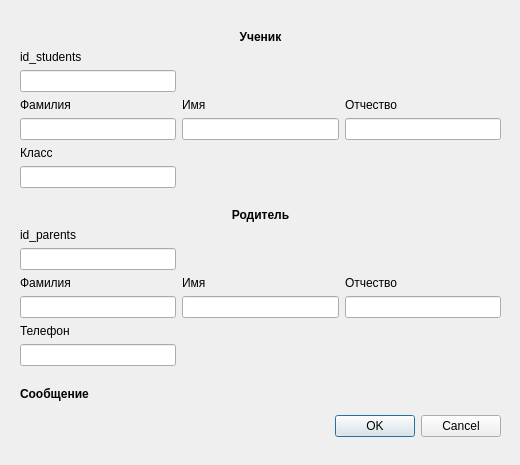
<?xml version="1.0" encoding="UTF-8"?>
<ui version="4.0">
 <class>Dialog_add_student</class>
 <widget class="QDialog" name="Dialog_add_student">
  <property name="geometry">
   <rect>
    <x>0</x>
    <y>0</y>
    <width>520</width>
    <height>465</height>
   </rect>
  </property>
  <property name="windowTitle">
   <string>Новый ученик</string>
  </property>
  <widget class="QDialogButtonBox" name="buttonBox">
   <property name="geometry">
    <rect>
     <x>20</x>
     <y>410</y>
     <width>481</width>
     <height>32</height>
    </rect>
   </property>
   <property name="orientation">
    <enum>Qt::Horizontal</enum>
   </property>
   <property name="standardButtons">
    <set>QDialogButtonBox::Cancel|QDialogButtonBox::Ok</set>
   </property>
  </widget>
  <widget class="QWidget" name="gridLayoutWidget">
   <property name="geometry">
    <rect>
     <x>20</x>
     <y>30</y>
     <width>481</width>
     <height>371</height>
    </rect>
   </property>
   <layout class="QGridLayout" name="gridLayout">
    <item row="5" column="0">
     <widget class="QLineEdit" name="lineEdit_stud_family">
      <property name="text">
       <string/>
      </property>
     </widget>
    </item>
    <item row="2" column="0">
     <widget class="QLabel" name="label_id_students">
      <property name="text">
       <string>id_students</string>
      </property>
     </widget>
    </item>
    <item row="3" column="0">
     <widget class="QLineEdit" name="lineEdit_id_students">
      <property name="text">
       <string/>
      </property>
     </widget>
    </item>
    <item row="12" column="0">
     <widget class="QLineEdit" name="lineEdit_id_parents"/>
    </item>
    <item row="14" column="0">
     <widget class="QLineEdit" name="lineEdit_parent_family"/>
    </item>
    <item row="13" column="1">
     <widget class="QLabel" name="label_parent_name">
      <property name="text">
       <string>Имя</string>
      </property>
     </widget>
    </item>
    <item row="4" column="2">
     <widget class="QLabel" name="label_stud_sec_name">
      <property name="text">
       <string>Отчество</string>
      </property>
     </widget>
    </item>
    <item row="4" column="1">
     <widget class="QLabel" name="label_stud_name">
      <property name="text">
       <string>Имя</string>
      </property>
     </widget>
    </item>
    <item row="4" column="0">
     <widget class="QLabel" name="label_stud_family">
      <property name="text">
       <string>Фамилия</string>
      </property>
     </widget>
    </item>
    <item row="5" column="1">
     <widget class="QLineEdit" name="lineEdit_stud_name"/>
    </item>
    <item row="17" column="0">
     <spacer name="verticalSpacer_2">
      <property name="orientation">
       <enum>Qt::Vertical</enum>
      </property>
      <property name="sizeHint" stdset="0">
       <size>
        <width>20</width>
        <height>40</height>
       </size>
      </property>
     </spacer>
    </item>
    <item row="10" column="0">
     <widget class="QLabel" name="label_id_parents">
      <property name="text">
       <string>id_parents</string>
      </property>
     </widget>
    </item>
    <item row="13" column="2">
     <widget class="QLabel" name="label_parent_sec_name">
      <property name="text">
       <string>Отчество</string>
      </property>
     </widget>
    </item>
    <item row="15" column="0">
     <widget class="QLabel" name="label_parent_tel">
      <property name="text">
       <string>Телефон</string>
      </property>
     </widget>
    </item>
    <item row="14" column="2">
     <widget class="QLineEdit" name="lineEdit_parent_sec_name"/>
    </item>
    <item row="13" column="0">
     <widget class="QLabel" name="label_parent_family">
      <property name="text">
       <string>Фамилия</string>
      </property>
     </widget>
    </item>
    <item row="16" column="0">
     <widget class="QLineEdit" name="lineEdit_parent_tel"/>
    </item>
    <item row="14" column="1">
     <widget class="QLineEdit" name="lineEdit_parent_name"/>
    </item>
    <item row="9" column="1">
     <widget class="QLabel" name="label_parent">
      <property name="font">
       <font>
        <weight>75</weight>
        <bold>true</bold>
       </font>
      </property>
      <property name="text">
       <string>Родитель</string>
      </property>
      <property name="alignment">
       <set>Qt::AlignCenter</set>
      </property>
     </widget>
    </item>
    <item row="5" column="2">
     <widget class="QLineEdit" name="lineEdit_stud_sec_name"/>
    </item>
    <item row="0" column="1">
     <widget class="QLabel" name="label_stud">
      <property name="font">
       <font>
        <weight>75</weight>
        <bold>true</bold>
       </font>
      </property>
      <property name="toolTipDuration">
       <number>-4</number>
      </property>
      <property name="layoutDirection">
       <enum>Qt::RightToLeft</enum>
      </property>
      <property name="text">
       <string>Ученик</string>
      </property>
      <property name="alignment">
       <set>Qt::AlignCenter</set>
      </property>
     </widget>
    </item>
    <item row="18" column="0">
     <widget class="QLabel" name="label_message">
      <property name="font">
       <font>
        <weight>75</weight>
        <bold>true</bold>
       </font>
      </property>
      <property name="text">
       <string>Сообщение</string>
      </property>
     </widget>
    </item>
    <item row="8" column="1">
     <spacer name="verticalSpacer">
      <property name="orientation">
       <enum>Qt::Vertical</enum>
      </property>
      <property name="sizeHint" stdset="0">
       <size>
        <width>20</width>
        <height>40</height>
       </size>
      </property>
     </spacer>
    </item>
    <item row="6" column="0">
     <widget class="QLabel" name="label_stud_class">
      <property name="text">
       <string>Класс</string>
      </property>
     </widget>
    </item>
    <item row="7" column="0">
     <widget class="QLineEdit" name="lineEdit_stud_class"/>
    </item>
   </layout>
  </widget>
 </widget>
 <resources/>
 <connections>
  <connection>
   <sender>buttonBox</sender>
   <signal>accepted()</signal>
   <receiver>Dialog_add_student</receiver>
   <slot>accept()</slot>
   <hints>
    <hint type="sourcelabel">
     <x>248</x>
     <y>254</y>
    </hint>
    <hint type="destinationlabel">
     <x>157</x>
     <y>274</y>
    </hint>
   </hints>
  </connection>
  <connection>
   <sender>buttonBox</sender>
   <signal>rejected()</signal>
   <receiver>Dialog_add_student</receiver>
   <slot>reject()</slot>
   <hints>
    <hint type="sourcelabel">
     <x>316</x>
     <y>260</y>
    </hint>
    <hint type="destinationlabel">
     <x>286</x>
     <y>274</y>
    </hint>
   </hints>
  </connection>
 </connections>
</ui>
